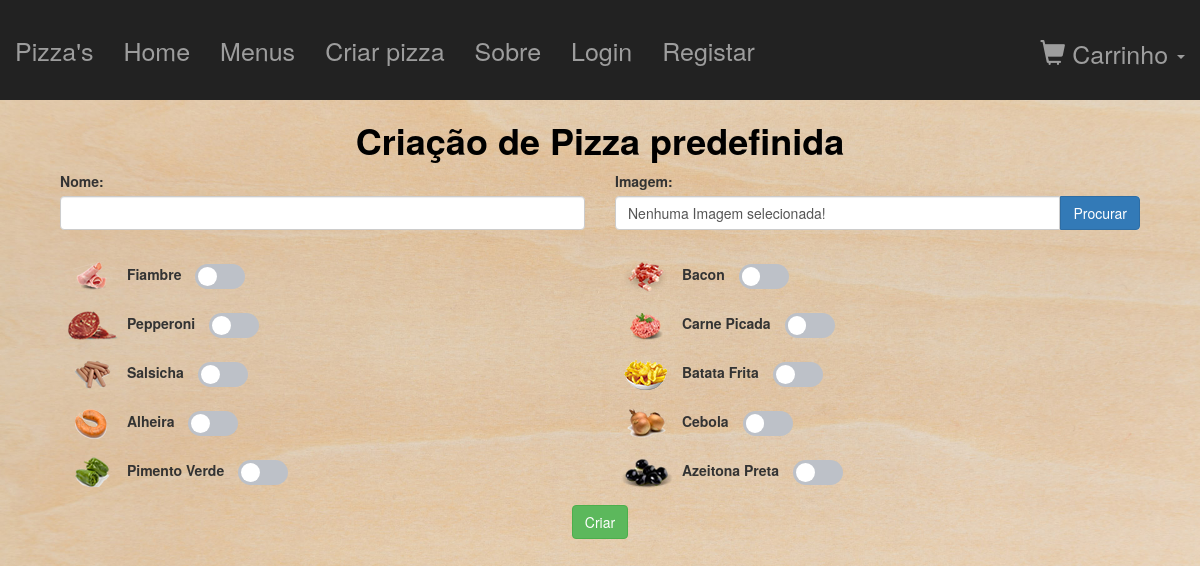
The page /pages/criarPizzaPredefinida.php on the database its author committed.
### tables this page shows
CREATE TABLE IF NOT EXISTS `ingredientePizza` (
  `ID` int(11) NOT NULL COMMENT 'ID do ingrediente da pizza',
  `nome` varchar(50) NOT NULL COMMENT 'Nome do ingrediente da pizza',
  `imagem` varchar(535) NOT NULL COMMENT 'Caminho da imagem do ingrediente da pizza',
  `preco` float NOT NULL COMMENT 'Preço do ingrediente da pizza'
);

### pages/criarPizzaPredefinida.php (the view, shortened to what this page needs)
<?php
    require_once('../php/bd.php');
?>
<?php
    require_once './partials/header2.php';
?>
<div class="container paddingLess marTop">
    <div class="col-md-12 text-center">
        <h1><b>Criação de Pizza predefinida</b></h1>
    </div>
    <div class="col-md-12 text-left">
        <form action="../php/criarPizzaPredefinidaBD.php" method="post" enctype="multipart/form-data">
            <div class="col-md-12">
                <div class="form-group col-md-6">
                    <label for="inputNome">Nome:</label>
                    <input type="text" class="form-control" id="inputNome" name="inputNome" required>
                </div>
                <div class="form-group col-md-6">
                    <label for="inputFoto">Imagem:</label>
                    <div class="form-group input-group input-file">
                        <div class="form-control">Nenhuma Imagem selecionada!</div>
                        <span class="input-group-addon">
                        <a class='btn btn-primary' href='javascript:'>Procurar
                        </a>
                    </span>
                    </div>
                </div>
            </div>
            <?php
                $sql='SELECT * FROM ingredientePizza;';
                $result = $PDO->query($sql);
                $ingredientesPizza = $result->fetchAll();
            ?>
            <div class="col-md-12 ingredientPicker">
                <?php foreach($ingredientesPizza as $ingredientePizza){ ?>
                    <div class="col-md-6 form-inline">
                        <div class="form-group">
                            <img src="<?=$ingredientePizza['imagem']?>" alt="<?=$ingredientePizza['nome']?>">
                            <label for="input<?=str_replace(' ', '', $ingredientePizza['nome'])?>"><?=$ingredientePizza['nome']?></label>
                            <button type="button" class="btn btn-lg btn-toggle" data-toggle="button" aria-pressed="false" autocomplete="off">
                                <div class="handle"></div>
                            </button>
                        </div>
                    </div>
                <?php } ?>
            </div>
            <div class="col-md-12 text-center">
                <button type="submit" class="btn btn-success">Criar</button>
            </div>
        </form>
    </div>
</div>

### css/style.css (style rules this page uses)
.paddingLess { padding-right: 0px; padding-left: 0px; }
html, body { height:100%; }
.container { margin-top: 100px; }
.woodBackground { background: url('../img/woodBackground.jpg') no-repeat center center fixed; -webkit-background-size: cover; -moz-background-size: cover; -o-background-size: cover; background-size: cover; height: 100%; display: flex; flex-flow: column; }
.marTop { margin-top: 100px; }
.marTop h1 { color: black; }
.ingredientPicker { margin-bottom: 15px; }
@media (min-width: 768px) { .ingredientPicker { margin-bottom: 0px; } }
@media (min-width: 768px) { .ingredientPicker .form-group { height: 34px; } }
@media (min-width: 768px) { .ingredientPicker .form-inline { margin-bottom: 15px; } }
.btn-toggle { margin: 0 4rem; padding: 0; position: relative; border: none; height: 1.5rem; width: 3rem; border-radius: 1.5rem; color: #6b7381; background: #bdc1c8; }
.btn-toggle:before, .btn-toggle:after { line-height: 1.5rem; width: 4rem; text-align: center; font-weight: 600; font-size: 0.75rem; text-transform: uppercase; letter-spacing: 2px; position: absolute; bottom: 0; transition: opacity .25s; }
.btn-toggle > .handle { position: absolute; top: 0.1875rem; left: 0.1875rem; width: 1.125rem; height: 1.125rem; border-radius: 1.125rem; background: #fff; transition: left .25s; }
.btn-toggle:before, .btn-toggle:after { color: #6b7381; }
.btn-toggle.btn-lg { margin-left: 10px; margin-right: 10px; padding: 0; position: relative; border: none; height: 2.5rem; width: 5rem; border-radius: 2.5rem; }
.btn-toggle.btn-lg:before, .btn-toggle.btn-lg:after { line-height: 2.5rem; width: 5rem; text-align: center; font-weight: 600; font-size: 1rem; text-transform: uppercase; letter-spacing: 2px; position: absolute; bottom: 0; transition: opacity .25s; }
.btn-toggle.btn-lg > .handle { position: absolute; top: 0.3125rem; left: 0.3125rem; width: 1.875rem; height: 1.875rem; border-radius: 1.875rem; background: #fff; transition: left .25s; }
.input-file .input-group-addon { border: 0px; padding: 0px; }
.input-file .input-group-addon .btn { border-radius: 0 4px 4px 0; }

### rows shown on the page
ingredientepizza: imagem (picture), nome "Fiambre"
ingredientepizza: imagem (picture), nome "Bacon"
ingredientepizza: imagem (picture), nome "Pepperoni"
ingredientepizza: imagem (picture), nome "Carne Picada"
ingredientepizza: imagem (picture), nome "Salsicha"
ingredientepizza: imagem (picture), nome "Batata Frita"
ingredientepizza: imagem (picture), nome "Alheira"
ingredientepizza: imagem (picture), nome "Cebola"
ingredientepizza: imagem (picture), nome "Pimento Verde"
ingredientepizza: imagem (picture), nome "Azeitona Preta"
